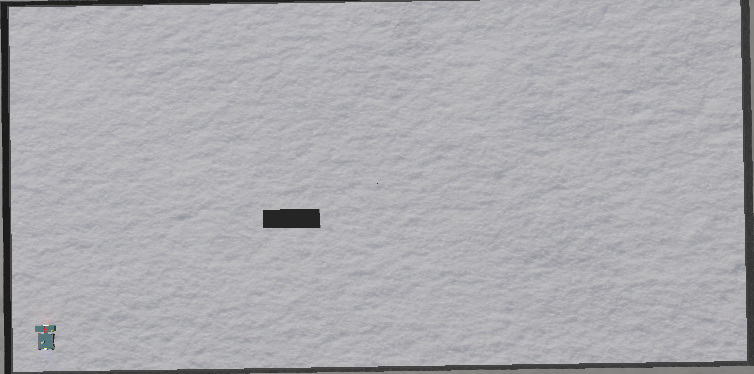
#> input picture Simulation/Scenario_2_new/Coverage_Planning/files/sim_lot.png, 1508 x 748 px (shown at 1/2 size)
$ python image_to_binary_map.py --image sim_lot.png
#> lines starting #> are read from the running program, lines starting #| are printed output that depends on the picture
# Create binary map from image
## python3 image_to_binary_map.py --image sim_lot.png

# https://stackoverflow.com/questions/50234485/drawing-rectangle-in-opencv-python/50235566
# https://stackoverflow.com/questions/50368683/set-white-color-outside-boundingbox-python-opencv

# Engineer(s): V. J. Hansen
# Version: 1.2
# Date: 16.05.2020

import cv2, argparse, os
import numpy as np

# initialize the list of reference point
ref_point = []

def shape_selection(event, x, y, flags, param):
    # grab references to the global variables
    global ref_point, crop

    # left mouse button clicked, record the starting (x, y)-coordinates and indicate that cropping is being performed
    if event == cv2.EVENT_LBUTTONDOWN:
        ref_point = [(x, y)]

    # left mouse button released
    elif event == cv2.EVENT_LBUTTONUP:
        # record the ending (x, y)-coordinates and indicate that the cropping operation is finished
        ref_point.append((x, y))

        # draw a rectangle around the region of interest (roi)
        x1, y1 = ref_point[0]
        x2, y2 = ref_point[1]
        roi = image[y1:y2, x1:x2]
        cv2.rectangle(image, ref_point[0], ref_point[1], (0, 0, 0), -10)
        white_bg[y1:y2, x1:x2] = roi
        cv2.imshow("image", image)

ap = argparse.ArgumentParser()
ap.add_argument("-i", "--image", required=True, help="Path to the image")
args = vars(ap.parse_args())

# load image, clone it, and initialize mouse callback function
image = cv2.imread(args["image"])
#> image is the input picture: shape (748, 1508, 3); mean B, G, R 174.7, 170.6, 170.7
white_bg = 255*np.ones_like(image)
clone = image.copy()
cv2.namedWindow("image", cv2.WINDOW_NORMAL)
cv2.setMouseCallback("image", shape_selection)
cwd = os.getcwd()
print("Drag a rectangle to cover the obstacles")
print("Press 'r' to reset")
print("Press 'v' to view binary map")
print("Press 'q' to save image and quit")

# keep looping until 'q'-key is pressed
while True:
    # display image and wait for a keypress
    cv2.imshow("image", image)
    key = cv2.waitKey(1) & 0xFF
#> (key q is pressed here)

    # press 'r' to reset the window
    if key == ord("r"):
        image = clone.copy()
    # press 'v' to view binary map
    if key == ord("v"):
        cv2.namedWindow("binary map", cv2.WINDOW_NORMAL)
        cv2.imshow('binary map', white_bg)
    # press 'q' to quit
    elif key == ord("q"):
        resized_img = cv2.resize(white_bg, (251, 221)) # resize image
#> white_bg: shape (748, 1508, 3); every value is 255
        # add black border to resized image (the border is needed for the BCD to set the boundary of our area)
        bordersize = 1
        border = cv2.copyMakeBorder(
                        resized_img,
                        top = bordersize,
                        bottom = bordersize,
                        left = bordersize,
                        right = bordersize,
                        borderType = cv2.BORDER_CONSTANT,
                        value = [0,0,0] # black
        )
#> resized_img: shape (221, 251, 3); every value is 255
        cv2.imwrite("new_map.png", border)
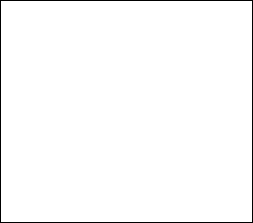
#> saved as new_map.png: shape (223, 253, 3); 98.3% white; black in thin lines or dots
        print('Successfully saved')
        break
cv2.destroyAllWindows()
